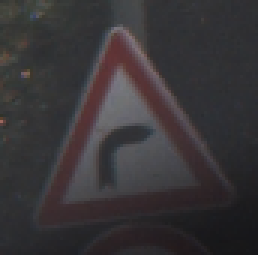
#> input picture Test/00250.png, 86 x 85 px (shown 3 times larger)
$ python -i app.py   (imports and definitions only)
#> lines starting #> are read from the running program, lines starting #| are printed output that depends on the picture; after the words box and inside, x2 and y2 are one past the last pixel; in counts of white or black regions, pixels touching at a corner belong together
from flask import Flask, request
import os
import random
import cv2
import numpy as np

# [1 line not run here, left out]

UPLOAD_FOLDER = r'D:\Study\Python\Iotfpt\image\ANH\Anh_PI'
CROPPED_FOLDER = r'D:\Study\Python\Iotfpt\image\ANH\Anh_PI_Opencv'
# [2 lines not run here, left out]

def crop_largest_red_or_blue_region(image_path, padding=20):
#> called with image_path = 'Test/00250.png', padding = 20
    img = cv2.imread(image_path)
#> img is the input picture: shape (85, 86, 3); mean B, G, R 55.5, 53.1, 56.4
    if img is None:
        print(f"❌ Không đọc được ảnh tại: {image_path}")
        return None

    hsv = cv2.cvtColor(img, cv2.COLOR_BGR2HSV)
#> hsv: shape (85, 86, 3); mean H, S, V 115.9, 26.5, 58.8

    # Màu xanh
    lower_blue = np.array([90, 50, 50])
    upper_blue = np.array([130, 255, 255])
    mask_blue = cv2.inRange(hsv, lower_blue, upper_blue)
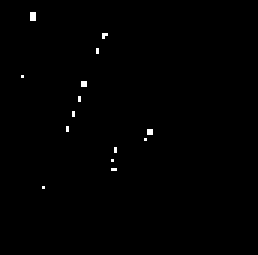
#> mask_blue: shape (85, 86) (shown 3 times larger); 0.45% white in thin lines or dots, all inside (x1, y1, x2, y2) = (7, 4, 51, 63)

    # Màu đỏ (chia làm 2 khoảng do red nằm ở đầu và cuối của dải HSV)
    lower_red1 = np.array([0, 70, 50])
    upper_red1 = np.array([10, 255, 255])
    lower_red2 = np.array([170, 70, 50])
    upper_red2 = np.array([180, 255, 255])
    mask_red1 = cv2.inRange(hsv, lower_red1, upper_red1)
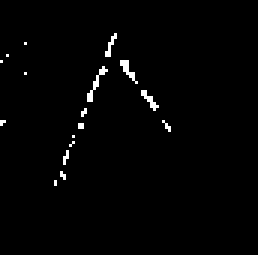
#> mask_red1: shape (85, 86) (shown 3 times larger); 1.4% white in thin lines or dots, all inside (x1, y1, x2, y2) = (0, 11, 57, 62)
    mask_red2 = cv2.inRange(hsv, lower_red2, upper_red2)
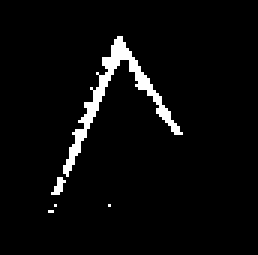
#> mask_red2: shape (85, 86) (shown 3 times larger); 4% white; 5 white regions (4 under 20 px), largest, box (x1, y1, x2, y2) and area: (21, 12, 61, 59) 271
    mask_red = cv2.bitwise_or(mask_red1, mask_red2)
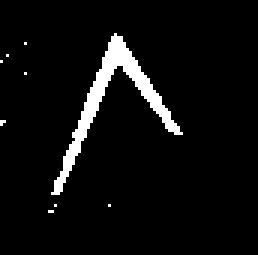
#> mask_red: shape (85, 86) (shown 3 times larger); 5.3% white; 9 white regions (8 under 20 px), largest, box (x1, y1, x2, y2) and area: (17, 11, 61, 65) 379

    # Tổng hợp mask
    mask_combined = cv2.bitwise_or(mask_blue, mask_red)
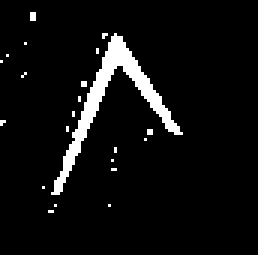
#> mask_combined: shape (85, 86) (shown 3 times larger); 5.8% white; 22 white regions (21 under 20 px)

    contours, _ = cv2.findContours(mask_combined, cv2.RETR_EXTERNAL, cv2.CHAIN_APPROX_SIMPLE)
#> contours = 22 contours, 21 with area under 20; largest, box (x1, y1, x2, y2) and area: (17, 11, 61, 65) 298

    if not contours:
        print("❌ Không tìm thấy vùng màu xanh hoặc đỏ.")
        return None

    largest_cnt = max(contours, key=cv2.contourArea)
#> largest_cnt = contour of 109 points, box (x1, y1, x2, y2) (17, 11, 61, 65), area 298
    x, y, w, h = cv2.boundingRect(largest_cnt)
#> x = 17; y = 11; w = 44; h = 54

    # Zoom ra thêm 20 pixel mỗi phía (nếu nằm trong giới hạn ảnh)
    x1 = max(x - padding, 0)
#> x1 = 0
    y1 = max(y - padding, 0)
#> y1 = 0
    x2 = min(x + w + padding, img.shape[1])
#> x2 = 81
    y2 = min(y + h + padding, img.shape[0])
#> y2 = 85

    cropped = img[y1:y2, x1:x2]
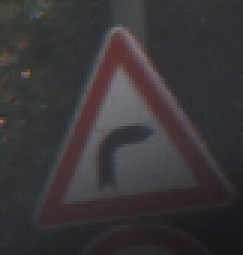
#> cropped: shape (85, 81, 3) (shown 3 times larger); mean B, G, R 56.3, 54, 57.5

    cropped_filename = 'cropped_' + os.path.basename(image_path)
    cropped_path = os.path.join(CROPPED_FOLDER, cropped_filename)
    cv2.imwrite(cropped_path, cropped)
    print(f"✅ Đã lưu vùng màu xanh hoặc đỏ vào: {cropped_path}")
    return cropped_path

# [20 lines that did not run here, left out]

# [2 lines not run here, left out]

>>> result = crop_largest_red_or_blue_region('Test/00250.png')
